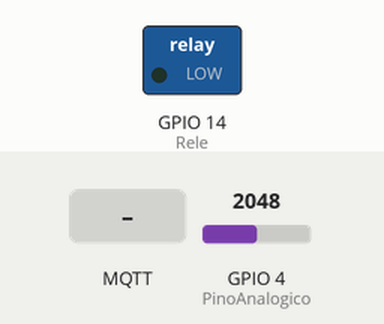
Simulated run of this sketch. Board: ESP32. On the bench: switched loads named in the sketch (green lamp = pin HIGH). The test bench sets the inputs (shaded band); at power-on: GPIO 4 (PinoAnalogico) = 2048. WiFi joins after 1.5 s; servers stay silent unless stated; no MQTT or app messages arrive unless stated; what the sketch prints to the serial monitor is not drawn.

Above: at 2.7 s.
2.8 s: GPIO 4 (PinoAnalogico) set to 623
4.7 s: GPIO 4 (PinoAnalogico) set to 576
At 6.8 s:
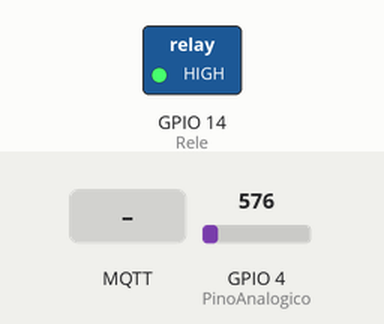
9.0 s: MQTT message "desligar" arrives on the first subscribed topic
At 9.9 s:
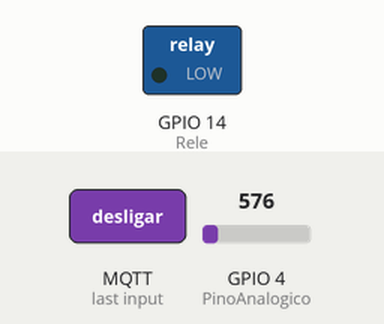
11.0 s: MQTT message "auto" arrives on the first subscribed topic
At 12.6 s:
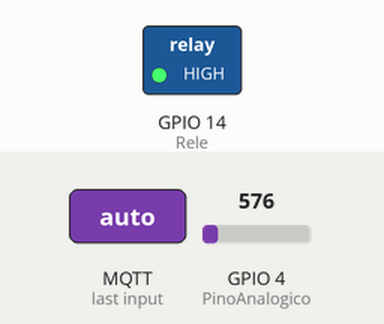
Timing chart, 0 to 14.0 s (numbered marks = the images above; inputs shaded):
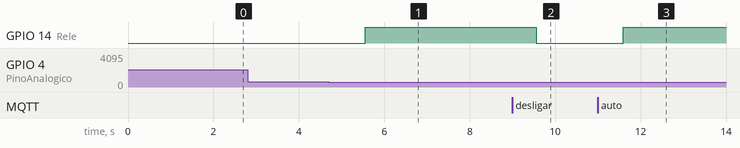

Measured:
- the behaviour switches between 601 and 600 on GPIO 4 (PinoAnalogico) (found by bisection; images 0 and 1)
- after the input at 2.8 s, every drawn part: stays the same
- after the input at 4.7 s, GPIO 14 (Rele): LOW → HIGH after 0.86 s
- after the input at 9.0 s, GPIO 14 (Rele): HIGH → LOW after 0.56 s
- after the input at 11.0 s, GPIO 14 (Rele): LOW → HIGH after 0.59 s

The sketch:

monitoramento_de_agua_ino.ino
```cpp
#include <WiFi.h>
#include <PubSubClient.h>

// Configurações de rede Wi-Fi
const char* ssid = "gabs";
const char* password = "01052019";

// Configurações do broker MQTT
const char* mqtt_server = "test.mosquitto.org";
const int mqtt_port = 1883;

WiFiClient espClient;
PubSubClient client(espClient);

// Pinos e variáveis
int PinoAnalogico = 4;  // Pino analógico do sensor
int Rele = 14;          // Pino do relé
int ValAnalogIn;        // Valor lido do sensor
int UltimaUmidade = -1; // Valor anterior da umidade
bool ManualOverride = false; // Controle manual
unsigned long ultimaPublicacao = 0; // Armazena o tempo da última publicação
const unsigned long intervaloPublicacao = 60000; // 1 minuto

void setup() {
    Serial.begin(9600);
    setup_wifi();

    client.setServer(mqtt_server, mqtt_port);
    client.setCallback(callback);

    pinMode(Rele, OUTPUT);
}

void loop() {
    if (!client.connected()) {
        reconnect();
    }
    client.loop();

    ValAnalogIn = analogRead(PinoAnalogico);


    int Porcento = map(ValAnalogIn, 850, 350, 0, 100);
    Porcento = constrain(Porcento, 0, 100);

    // Publica o valor da umidade apenas se mudou ou passou 1 minuto
    unsigned long tempoAtual = millis();
    if (Porcento != UltimaUmidade || (tempoAtual - ultimaPublicacao >= intervaloPublicacao)) {
        UltimaUmidade = Porcento;
        ultimaPublicacao = tempoAtual;

        char umidadeMensagem[50];
        snprintf(umidadeMensagem, sizeof(umidadeMensagem), "Umidade atual: %d%%", Porcento);
        client.publish("gabriel/agua/umidade", umidadeMensagem);

        Serial.print("Umidade: ");
        Serial.print(Porcento);
        Serial.println("%");
    }

    // Controle automático da bomba
    if (!ManualOverride) {
        if (Porcento < 50) { // Baixa umidade, desliga a bomba
            if (digitalRead(Rele) == HIGH) {
                Serial.println("Baixa umidade detectada. Desligando a bomba.");
                digitalWrite(Rele, LOW);
                client.publish("gabriel/agua/status", "Bomba desligada (baixa umidade detectada)");
            }
        } else { // Umidade suficiente, mantém a bomba ligada
            if (digitalRead(Rele) == LOW) {
                Serial.println("Umidade adequada. Mantendo a bomba ligada.");
                digitalWrite(Rele, HIGH);
                client.publish("gabriel/agua/status", "Bomba ligada (umidade adequada)");
            }
        }
    }

    delay(1000);
}

void setup_wifi() {
    Serial.println("Conectando ao WiFi...");
    WiFi.begin(ssid, password);

    while (WiFi.status() != WL_CONNECTED) {
        delay(500);
        Serial.print(".");
    }
    Serial.println("\nWiFi conectado!");
}

void reconnect() {
    while (!client.connected()) {
        Serial.println("Tentando se conectar ao MQTT...");
        if (client.connect("GabrielDevice")) { // Identificador único para seu dispositivo
            Serial.println("Conectado ao MQTT!");
            client.subscribe("gabriel/agua/controle"); // Subscrição ao tópico de controle
        } else {
            Serial.print("Falha, rc=");
            Serial.print(client.state());
            Serial.println(" Tentando novamente em 5 segundos...");
            delay(5000);
        }
    }
}

void callback(char* topic, byte* payload, unsigned int length) {
    String mensagem = "";
    for (int i = 0; i < length; i++) {
        mensagem += (char)payload[i];
    }

    Serial.print("Mensagem recebida [");
    Serial.print(topic);
    Serial.print("]: ");
    Serial.println(mensagem);

    if (String(topic) == "gabriel/agua/controle") {
        if (mensagem == "ligar") {
            digitalWrite(Rele, HIGH);
            ManualOverride = true;
            client.publish("gabriel/agua/status", "Bomba acionada manualmente");
        } else if (mensagem == "desligar") {
            digitalWrite(Rele, LOW);
            ManualOverride = true;
            client.publish("gabriel/agua/status", "Bomba desligada manualmente");
        } else if (mensagem == "auto") {
            ManualOverride = false;
            client.publish("gabriel/agua/status", "Controle automático ativado");
        }
    }
}
```
